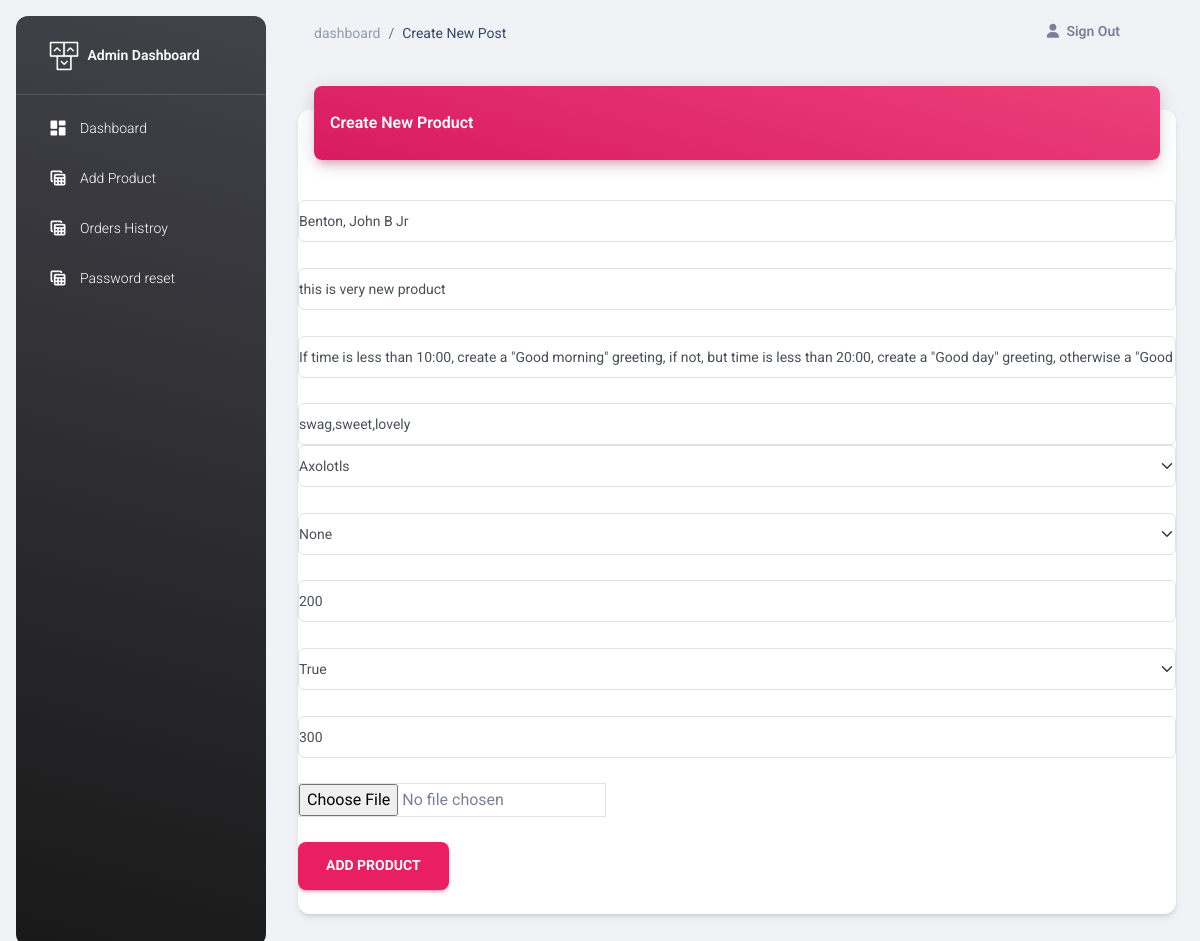
Before: /update/23 (signed in) with the older database file.
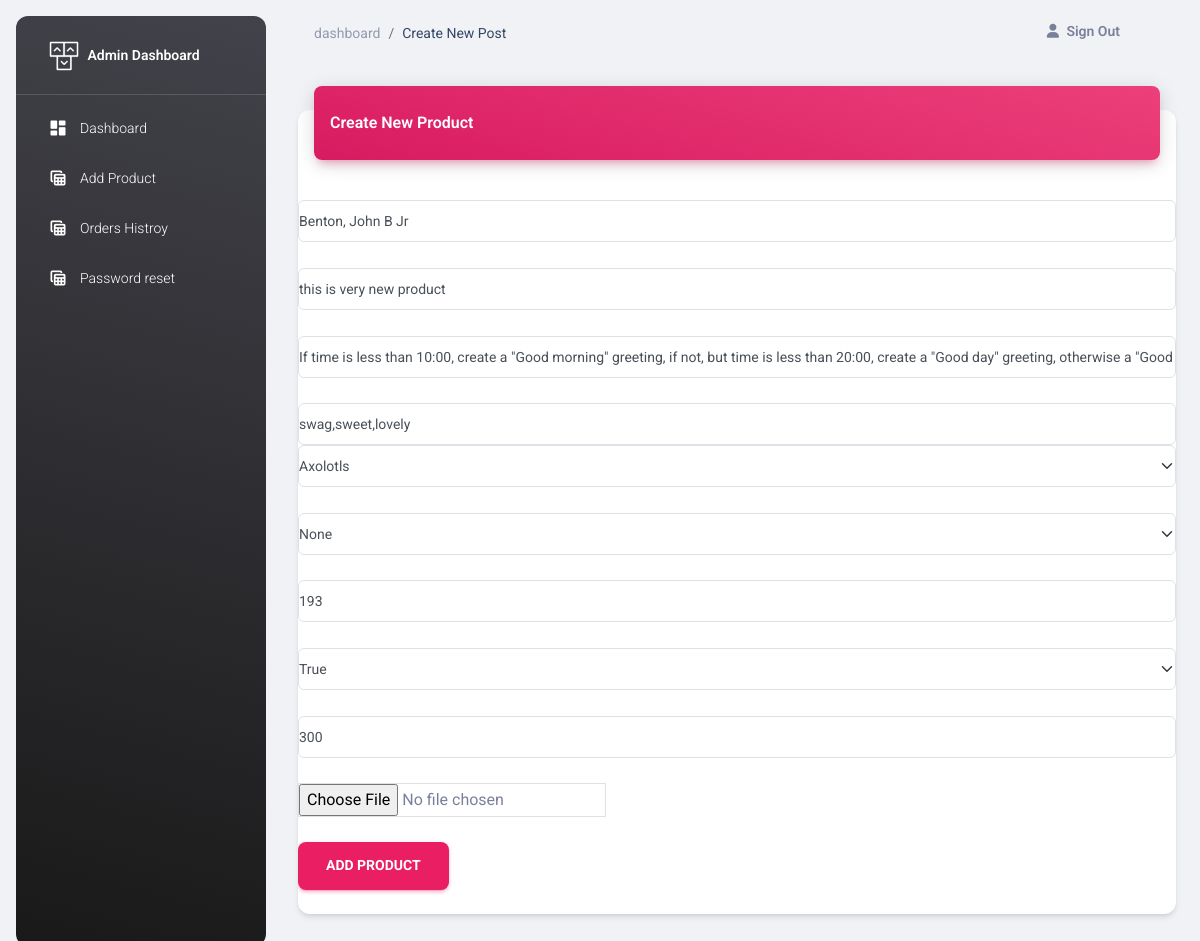
After: the same page with the newer database file.
### main.py (models this page shows)
class Products(db.Model):
    id = db.Column(db.Integer, primary_key=True)
    name = db.Column(db.String(255), nullable=False)
    description = db.Column(db.String(255), nullable=False)
    additional_description = db.Column(db.String(1000))
    category = db.Column(db.String(255), nullable=False)
    sub_category = db.Column(db.String(255))
    sub_cat_size = db.Column(db.String(255), default="")
    sub_cat_gender = db.Column(db.String(255), default="")
    flour = db.Column(db.String(255), default="")
    homo = db.Column(db.String(255), default="")
    hetero = db.Column(db.String(255), default="")
    stock = db.Column(db.Integer, nullable=False)
    unit_price = db.Column(db.Integer, nullable=False)
    visibility = db.Column(db.Boolean(), default=1)
    image = db.Column(db.String(255))
    image2= db.Column(db.String(255))
    image3 = db.Column(db.String(255))
    created = db.Column(db.TIMESTAMP(), server_default=func.now())
    modified = db.Column(
        db.TIMESTAMP(), server_default=func.now(), onupdate=func.current_timestamp()
    )
    owner_id = db.Column(
        db.Integer, db.ForeignKey("user.id", ondelete="CASCADE"), nullable=False
    )
    orderitems = db.relationship("OrderItems", backref="products", lazy=True)
    tags = db.Column(db.String(255))

### main.py (the view, shortened to what this page needs)
@app.route("/update/<id>", methods=["POST", "GET"])
@login_required
def update(id):
    if current_user.name != "Admin" or current_user.email != "admin@gmail.com":
        flash("Please login as a admin to Access this page")
        return redirect("/login")
    update = "yes"
    product = Products.query.filter_by(id=id).first()
    return render_template(
        "/dashboard/pages/tables.html", update=update, product=product, cat="Update"
    )

### main.py (called while the page is built)
@login_manager.user_loader
def load_user(userid):
    return User.query.get(userid)

### templates/dashboard/pages/tables.html (shortened to what the changed rows need)
{%extends 'dashboard/admin_base.html' %}
{%block content%}
  <main class="main-content position-relative max-height-vh-100 h-100 border-radius-lg ">
    <div class="container-fluid py-4">
      <div class="row">
        <div class="col-12">
          <div class="card my-4">
            <div class="card-body px-0 pb-2">
              <div class="table-responsive p-0">
                  {%if update == "yes"%}
                  <form class="form-signin" method="post" action="/update/{{product.id}}" enctype="multipart/form-data">
                    <input type="text" id="Name" value="{{product.name}}" name="name" class="form-control border " placeholder="Product Name" required="" autofocus="">
                      <br>
                    <input type="text" id="description" value="{{product.description}}" name="description" class="form-control border " placeholder="Product description" required="" autofocus="">
                    <br>
                      <input type="text" id="description" value="{{product.additional_description}}" name="additional_description" class="form-control border " placeholder="Product description" required="" autofocus="">
                      <br>
                        <input type="text" id="tags" name="tags" class="form-control border " value="{{product.tags}}" placeholder="Tags, Separated by comma ," required="" autofocus="">
                      <select class="form-select border " id="typeOfGlass" aria-label="Default select example" name="category">
                        <option selected>{{product.category}}</option>
                      </select>
                      <br>
                      <select class="form-select border " id="glassWidth" aria-label="Default select example" name="sub-category">
                        <option selected>{{product.sub_category}}</option>
                      </select>
                      <br>
                      <input type="text"  name="stock" value="{{product.stock}}" class="form-control border " placeholder="stock" required="">
                      <br>
                      <select class="form-select border " aria-label="Default select example" name="visibility">
                        <option selected>{{product.visibility}}</option>
                      </select>
                       <br>
                      <input type="number"  name="unit_price" value="{{product.unit_price}}" class="form-control border " placeholder="Price" required="">
                      <br>
                      <input type="file" name="image" class="form-control-file border " placeholder="Picture">
                      <br><br>
                      <button class="btn btn-lg btn-primary btn-block" type="submit">Add Product</button>
                  </form>
            {%endif%}
</div>
                </div>
              </div>
            </div>
          </div>
        </div>
  </main>
 {%endblock%}

Changed rows visible on the page:
changed Products "Benton, John B Jr": stock "200" → "193"
